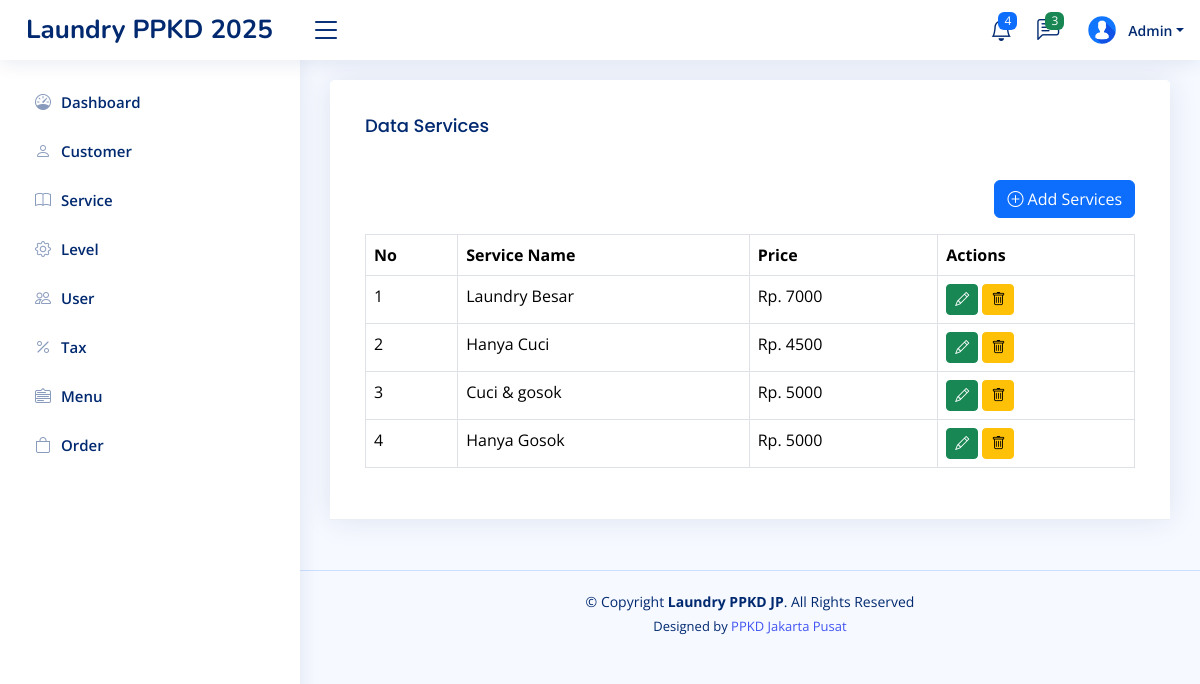
The page /home.php?page=service (signed in) on the database its author committed.
### tables this page shows
CREATE TABLE `level_menus` (
  `id` int(11) NOT NULL,
  `level_id` int(11) NOT NULL,
  `menu_id` int(11) NOT NULL,
  `created_at` timestamp NOT NULL DEFAULT current_timestamp(),
  `updated_at` timestamp NULL DEFAULT NULL ON UPDATE current_timestamp()
);

CREATE TABLE `menus` (
  `id` int(11) NOT NULL,
  `name` varchar(30) NOT NULL,
  `icon` varchar(30) NOT NULL,
  `link` varchar(30) NOT NULL,
  `order` int(11) NOT NULL,
  `created_at` timestamp NOT NULL DEFAULT current_timestamp(),
  `updated_at` timestamp NULL DEFAULT NULL ON UPDATE current_timestamp()
);

CREATE TABLE `services` (
  `id` int(11) NOT NULL,
  `name` varchar(50) NOT NULL,
  `price` int(11) NOT NULL,
  `description` text NOT NULL,
  `created_at` timestamp NOT NULL DEFAULT current_timestamp(),
  `updated_at` timestamp NULL DEFAULT NULL ON UPDATE current_timestamp()
);

### pages/service.php (the view, shortened to what this page needs)
<?php
$q_services = mysqli_query($config, "SELECT  * FROM services ORDER BY id DESC");
$services = mysqli_fetch_all($q_services, MYSQLI_ASSOC);
?>
<!DOCTYPE html>
<html lang="en">
<head>
</head>
<body>
    <div class="row">
        <div class="col-sm-12">
            <div class="card">
                <div class="card-header">
                    <div class="card-body">
                        <h3 class="card-title">Data Services</h3>
                    </div>
                    <div class="card-body">
                        <div class="d-flex mb-3 justify-content-end">
                            <a href="?page=tambah-service" class="btn btn-primary">
                                <i class="bi bi-plus-circle"></i> Add Services
                            </a>
                        </div>
                        <table class="table table-bordered">
                            <tr>
                                <th>No</th>
                                <th>Service Name</th>
                                <th>Price</th>
                                <th>Actions</th>
                            </tr>
                            <?php
                            foreach ($services as $key => $service) {
                            ?>
                                <tr>
                                    <td><?php echo $key + 1 ?></td>
                                    <td><?php echo $service['name'] ?></td>
                                    <td>Rp. <?php echo $service['price'] ?></td>
                                    <td>
                                        <a class="btn btn-success btn-sm"
                                            href="?page=tambah-service&edit=<?= $service['id'] ?>">
                                            <i class="bi bi-pencil"></i>
                                        </a>
                                        <form class="d-inline" action="?page=service&delete=<?= $service['id'] ?>"
                                            method="post" onclick="return confirm('Are you sure you want to delete?')">
                                            <button type="submit" class="btn btn-warning btn-sm">
                                                <i class="bi bi-trash"></i>
                                            </button>
                                        </form>
                                    </td>
                                </tr>
                            <?php
                            }
                            ?>
                        </table>
                    </div>
                </div>
            </div>
        </div>
    </div>
</body>
</html>

### inc/sidebar.php
<?php
$level_id = $_SESSION['LEVEL_ID'] ?? '';
$querylevelMenu = mysqli_query($config, "SELECT * FROM menus JOIN level_menus ON menus.id = level_menus.menu_id WHERE level_id = '$level_id' ORDER BY `order` ASC");
$rowLevelMenus = mysqli_fetch_all($querylevelMenu, MYSQLI_ASSOC);
?>
<aside id="sidebar" class="sidebar">
    <ul class="sidebar-nav" id="sidebar-nav">
        <?php foreach ($rowLevelMenus as $rowLevelMenu): ?>
            <li class="nav-item">
                <a class="nav-link collapsed" href="?page=<?= $rowLevelMenu['link'] ?>">
                    <i class="<?= $rowLevelMenu['icon'] ?>"></i>
                    <span><?= $rowLevelMenu['name'] ?></span>
                </a>
            </li>
        <?php endforeach ?>
</aside>

### assets/css/style.css (style rules this page uses)
:root { scroll-behavior: smooth; }
body { font-family: "Open Sans", sans-serif; background: #f6f9ff; color: #444444; }
a { color: #4154f1; text-decoration: none; }
h1, h2, h3, h4, h5, h6 { font-family: "Nunito", sans-serif; }
.card { margin-bottom: 30px; border: none; border-radius: 5px; box-shadow: 0px 0 30px rgba(1, 41, 112, 0.1); }
.card-header, .card-footer { border-color: #ebeef4; background-color: #fff; color: #798eb3; padding: 15px; }
.card-title { padding: 20px 0 15px 0; font-size: 18px; font-weight: 500; color: #012970; font-family: "Poppins", sans-serif; }
.card-body { padding: 0 20px 20px 20px; }
.sidebar { position: fixed; top: 60px; left: 0; bottom: 0; width: 300px; z-index: 996; transition: all 0.3s; padding: 20px; overflow-y: auto; scrollbar-width: thin; scrollbar-color: #aab7cf transparent; box-shadow: 0px 0px 20px rgba(1, 41, 112, 0.1); background-color: #fff; }
.sidebar-nav { padding: 0; margin: 0; list-style: none; }
.sidebar-nav li { padding: 0; margin: 0; list-style: none; }
.sidebar-nav .nav-item { margin-bottom: 5px; }
.sidebar-nav .nav-link { display: flex; align-items: center; font-size: 15px; font-weight: 600; color: #4154f1; transition: 0.3; background: #f6f9ff; padding: 10px 15px; border-radius: 4px; }
.sidebar-nav .nav-link i { font-size: 16px; margin-right: 10px; color: #4154f1; }
.sidebar-nav .nav-link.collapsed { color: #012970; background: #fff; }
.sidebar-nav .nav-link.collapsed i { color: #899bbd; }

### rows shown on the page
level_menus: menu.name "Dashboard"
level_menus: menu.name "Customer"
level_menus: menu.name "Service"
level_menus: menu.name "Level"
level_menus: menu.name "User"
level_menus: menu.name "Tax"
level_menus: menu.name "Menu"
level_menus: menu.name "Order"
services: name "Laundry Besar", price "7000"
services: name "Hanya Cuci", price "4500"
services: name "Cuci & gosok", price "5000"
services: name "Hanya Gosok", price "5000"

### other values the page prints
$_SESSION['NAME'] "Admin"
